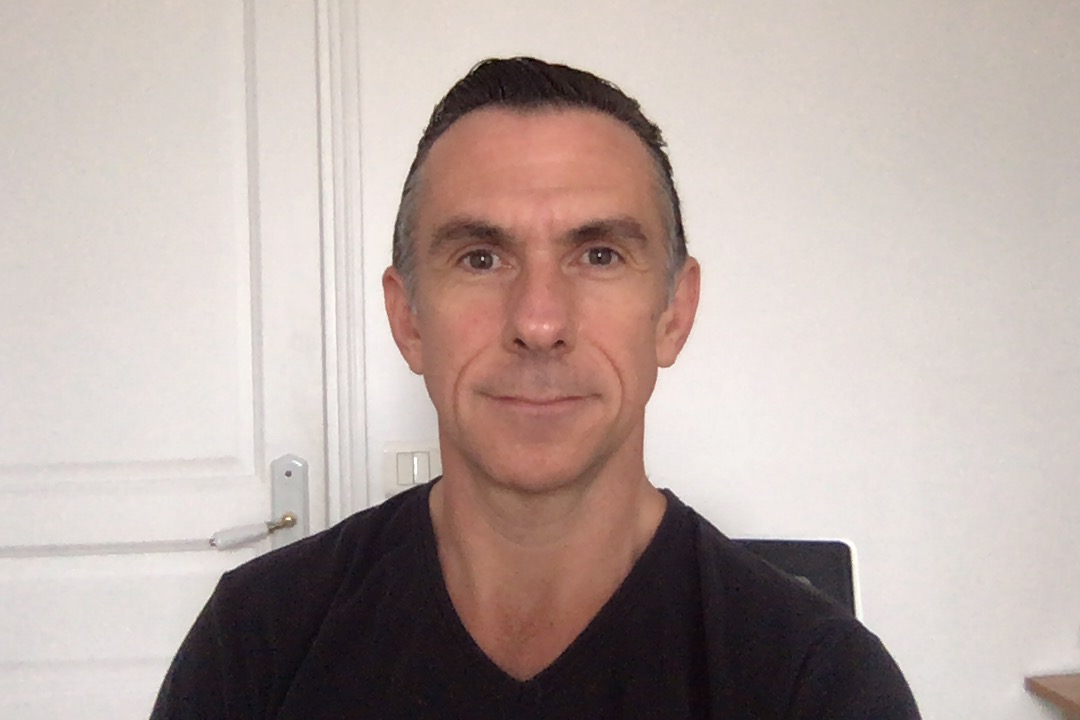
#> input picture face_test.jpg, 1080 x 720 px
$ python L31_face_detection_image.py
#> lines starting #> are read from the running program, lines starting #| are printed output that depends on the picture; after the words box and inside, x2 and y2 are one past the last pixel; in counts of white or black regions, pixels touching at a corner belong together
import cv2

# classifiers già pronti in ./opencv/data/haarcascades

face_cascade = cv2.CascadeClassifier('./opencv/data/haarcascades/haarcascade_frontalface_default.xml')

img = cv2.imread('face_test.jpg')
#> img is the input picture: shape (720, 1080, 3); mean B, G, R 164.2, 169.4, 184.4
img_gray = cv2.cvtColor(img, cv2.COLOR_BGR2GRAY)
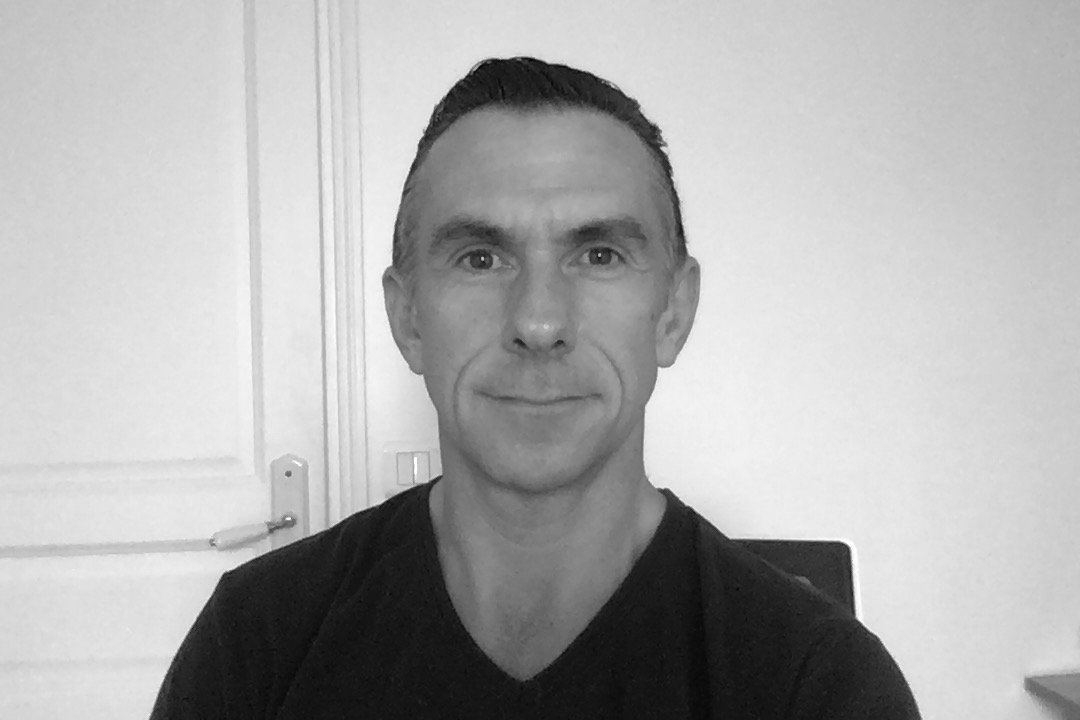
#> img_gray: shape (720, 1080); min 3, max 255, mean 173.3
faces = face_cascade.detectMultiScale(img_gray, scaleFactor=1.1, minNeighbors=4)
#> faces = [[381, 133, 322, 322]]

for (x, y, w, h) in faces:
    cv2.rectangle(img, (x,y), (x+w,y+h), (0,255,0), 3)
#> this loop made 1 pass
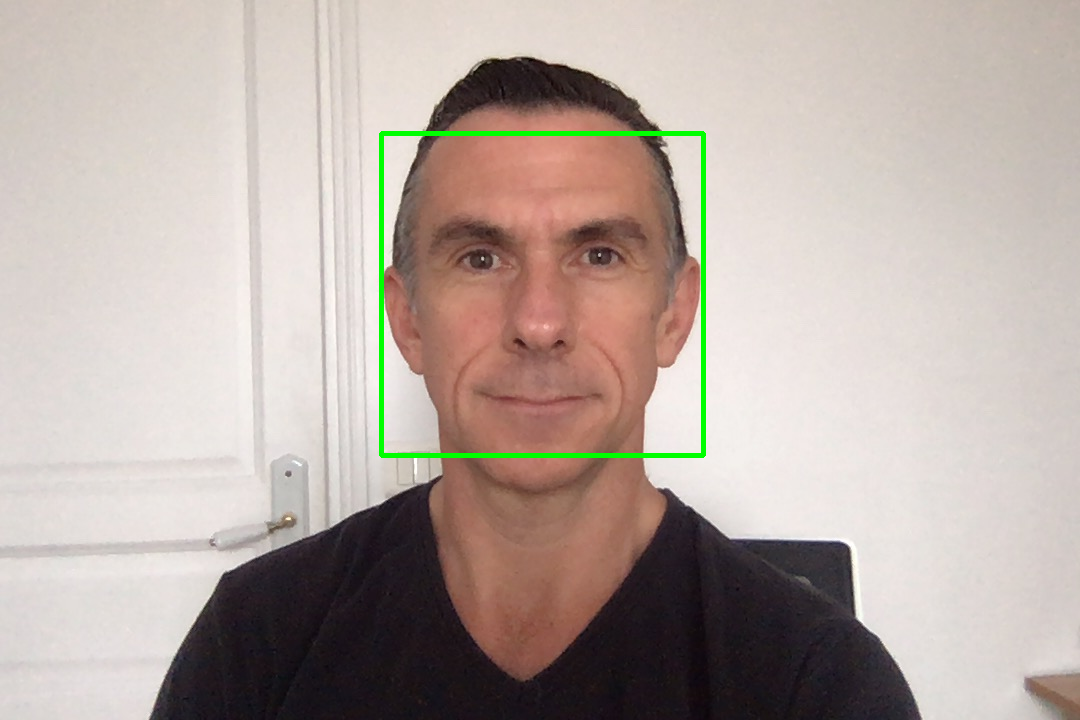
#> img: shape (720, 1080, 3); 0.83% of pixels changed, all inside (x1, y1, x2, y2) = (379, 131, 706, 458)


cv2.imshow('Image', img)
cv2.waitKey(0)
